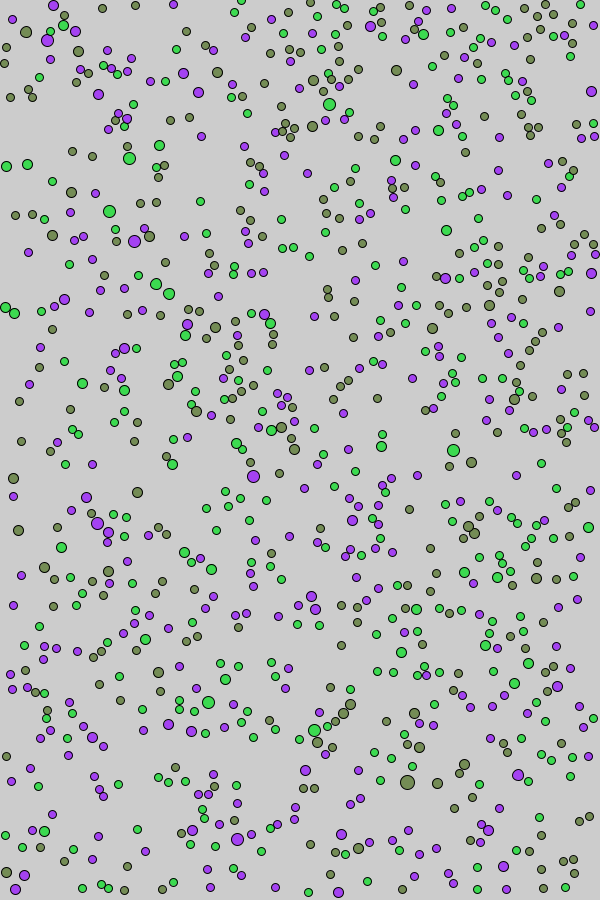
Frame 1 (no input)
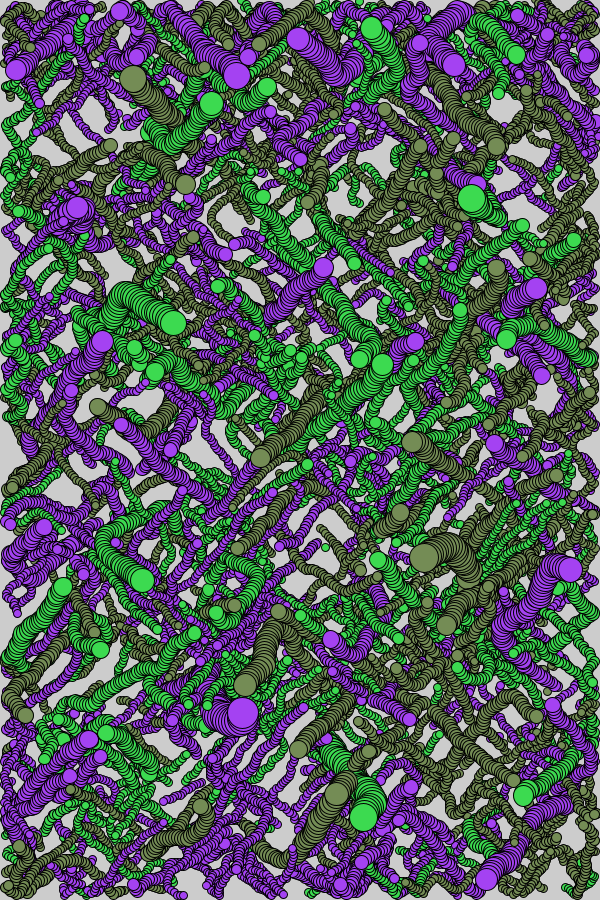
Frame 60 (the mouse pressed at the canvas centre just before this capture)
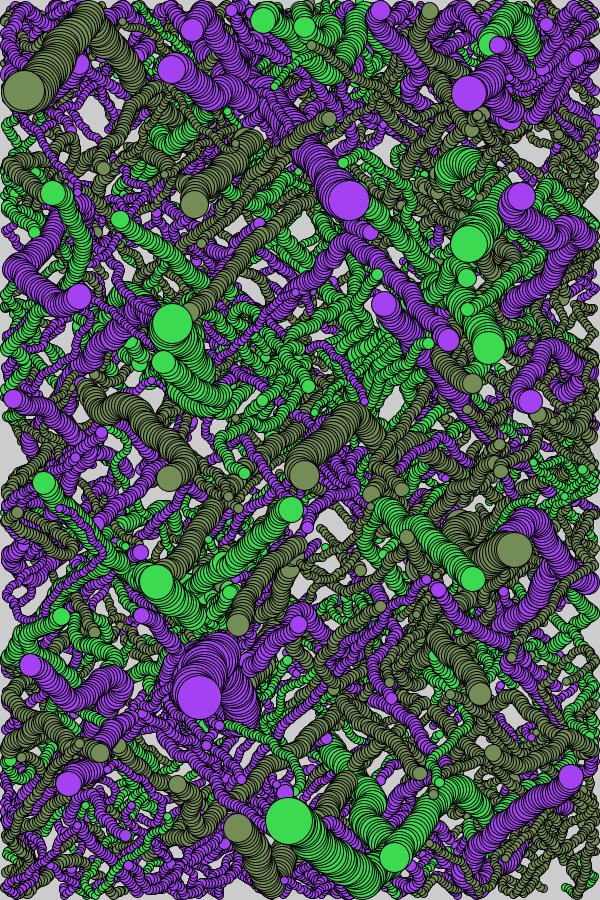
Frame 120 (the mouse held since frame 60 and released just before this capture)

The Processing sketch that drew these frames (run headless with seeded random() and noise(); from frame 60 on, the mouse is pressed at the canvas centre):

// Processing sketch: PopulationSimulation
// ── PopulationSimulation.pde
import java.util.Iterator;

// Some settings variables to experiment with
int numAnimals = 1000;
boolean automaticRestart = true;
int timeToRestart = 180;

// Clan related stuff
boolean eatAtCollision = true;    // If false: balls always bounce off each other
boolean colorAlliance = true;    // if true: balls of same color will not eat each other
int clans = 3;                  // number of clans (relating to colorAlliance)
boolean fellowshipGrowth;

// Other
ArrayList<Animal> animals = new ArrayList<Animal>();
ArrayList<Integer> clanColors = new ArrayList<Integer>();       // List of clan colors
boolean restartTimerActive;
int restartTimer;
boolean paused ;

void setup() {
  size(600, 900);
  restartTimer = 0;
  paused = false;
  
  makeClanColors();
  makeAnimals();
}

void makeClanColors() {
  for (int i = 0; i < clans; i++) {
    clanColors.add(color(random(0, 255), random(0, 255), random(0, 255)));
  }
}

void makeAnimals() {
  for (int i = 0; i < numAnimals; i++) {
    float startx = random(0, width);
    float starty = random(0, height);
    animals.add(new Animal(startx, starty));
  }
}

void keyPressed() {
  paused = !paused;
}

void draw() {
  if (!paused) {
    clear();
    ArrayList<Animal> toRemove = new ArrayList<Animal>();
    for (Animal animal : animals) {
      animal.update();  
    }
    
    for (Animal a : animals) {
      for (Animal b : animals) {
        if (a.collidingWith(b) && a != b) {
          if (eatAtCollision) {
            if (colorAlliance) {
              if (a.c != b.c) {  
                toRemove.add(animalSizeFight(a, b));
              }
              else {
                a.bounceOffAnimal(b);  
              }
            }
            else {
              toRemove.add(animalSizeFight(a, b));
            }
          }
          else {
            a.bounceOffAnimal(b);  
          }
        }
      }
    }
    
    animals.removeAll(toRemove);
    
    for (Animal animal : animals) {
      animal.draw();  
    }
    
    if (oneClanLeft() && restartTimer == 0 && automaticRestart && colorAlliance) {
      startRestartTimer();
    }
    
    if (restartTimer > 0) {
        restartTimer--;
        textSize(32);
        textAlign(CENTER, CENTER);
        fill(color(255, 255, 255));
        text("Restart in " + (restartTimer/60 + 1), width/2, height/2);
        if (restartTimer == 0) {
          restart();
        }
    }
  }
}

void startRestartTimer() {
  restartTimer = timeToRestart;
}

void restart() {
  clearLists();
  setup();
}


void clearLists() {
  clanColors.clear();
  animals.clear();
}

boolean oneClanLeft() {
  int colorOfSomeAnimal = animals.get(0).c;
  for (Animal animal : animals) {
    if (animal.c != colorOfSomeAnimal) {
      return false;  
    }
  }
  return true;
}

// The biggest animal grows. The smallest animal is returned.
Animal animalSizeFight(Animal a, Animal b) {
  if (a.biggerThan(b)) {
    a.grow(b.r/8);
    return b;
  }
  else {
    b.grow(a.r/8);
    return a;
  }
}

// ── Animal.pde
public class Animal {
  public float r = 4;  // radius
  
  public float x = 10;
  public float y = 10;
  
  float vx = 0.5;
  float vy = 0;
  float v = 3;
  
  color c;
  
  Animal(float x, float y) {
    setStartvx();
    this.x = x;
    this.y = y;
    fixPos();
    if (colorAlliance) {
      chooseClanColor();
    }
    else {
      randomizeColor();
    }
  }
  
  void bounceOffAnimal(Animal animal) {
    this.invertVelocity();
    animal.invertVelocity();
    
    if (this.x > animal.x) {
      this.x += 5;  
    }
    if (this.x < animal.x) {
      this.y -= 5;  
    }
    if (this.y > animal.y) {
      this.y += 5;  
    }
    if (this.y < animal.y) {
      this.y -= 5;  
    }
    /*
    println("----------");
    println("thisx: ", this.x);
    println("thisy: ", this.y);
    println("animalx: ", animal.x);
    println("animaly: ", animal.y);
    println("distance: ", dist(this.x, this.y, animal.x, animal.y));
    println("thisr: ", this.r);
    println("animalr: ", animal.r);
    println("----------");
    */
  }
  
  void grow(float radiusGrowth) {
    r += radiusGrowth;  
  }
  
  boolean biggerThan(Animal animal) {
    return this.r >= animal.r;  
  }
  
  boolean collidingWith(Animal animal) {
    float distance = dist(this.x, this.y, animal.x, animal.y);
    return (distance <= this.r + animal.r); 
  }
  
  void invertVelocity() {
    vx *= -1;
    vy *= -1;
  }
  
  void chooseClanColor() {
    int clanNumber = int(random(0, clanColors.size()));
    c = clanColors.get(clanNumber);
  }
  
  void randomizeColor() {
    c = color(10 * random(0, 25), random(0, 255), random(0, 255));
  }
  
  void fixPos() {
    if (y > height - r) {
      y = height - r - 5;
    }
    if (x > width - r) {
      x = width - r - 5;
    }
  }
  
  void setStartvx() {
    vx = random(-3, 3);
  }
  
  void calcvy() {
      if (vy > 0) {
        vy = sqrt(abs(pow(v, 2) - pow(vx, 2)));
      }
      else {
        vy = -sqrt(abs(pow(v, 2) - pow(vx, 2)));
      }
  }
  
  void calcvx() {
      if (vx > 0) {
        vx = sqrt(abs(pow(v, 2) - pow(vy, 2)));
      }
      else {
        vx = -sqrt(abs(pow(v, 2) - pow(vy, 2)));
      }
  }

  void update() {
    changedirection();
    limitvx();
    limitvy();
    x += vx;
    y += vy;
    checkWall();
  }
  
  void limitvx() {
    if (vx > v) {
        vx = v;  
      }
    else if (vx < -v) {
      vx = -v;  
    }
  }
  
  void limitvy() {
    if (vy > v) {
        vy = v;  
      }
    else if (vy < -v) {
      vy = -v;  
    }
  }
  
  void changedirection() {
    if (random(0, 1) > 0.5) {
      vx += random(-1.5, 1.5);
      calcvy();
    }
    else {
      vy += random(-1.5, 1.5);
      calcvx();
    }
  }
  
  void draw() {
    fill(c);
    circle(x, y, r * 2);  
  }
  
  void checkWall() {
    if (y < r) {
      vy *= -1;
      y += 5;
    }
    if (y > height - r) {
      vy *= -1;
      y -= 5;
    }
    if (x < r) {
      vx *= -1;
      x += 5;
    }
    if (x > width - r) {
      vx *= -1;  
      x -= 5;
    }
  }
  
  void printLocation() {
    println("--------");
    println("x: ", x);
    println("y: ", y);
    println("vx: ", vx);
    println("vy: ", vy);
    float currentv = sqrt(pow(vx, 2) + pow(vy, 2));
    println("currentv: ", currentv);
    println("--------");
  }
}
